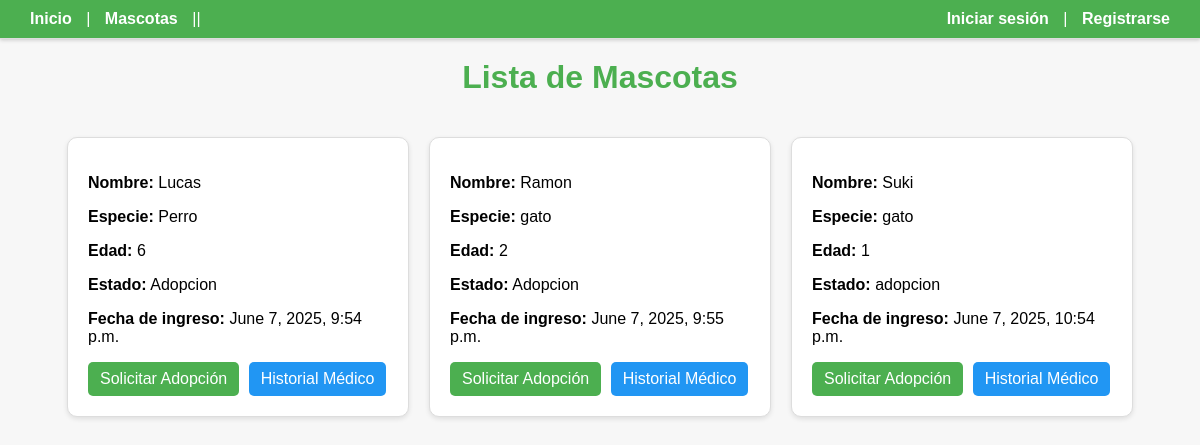
The page /listado_mascotas/ on the database as committed earlier.
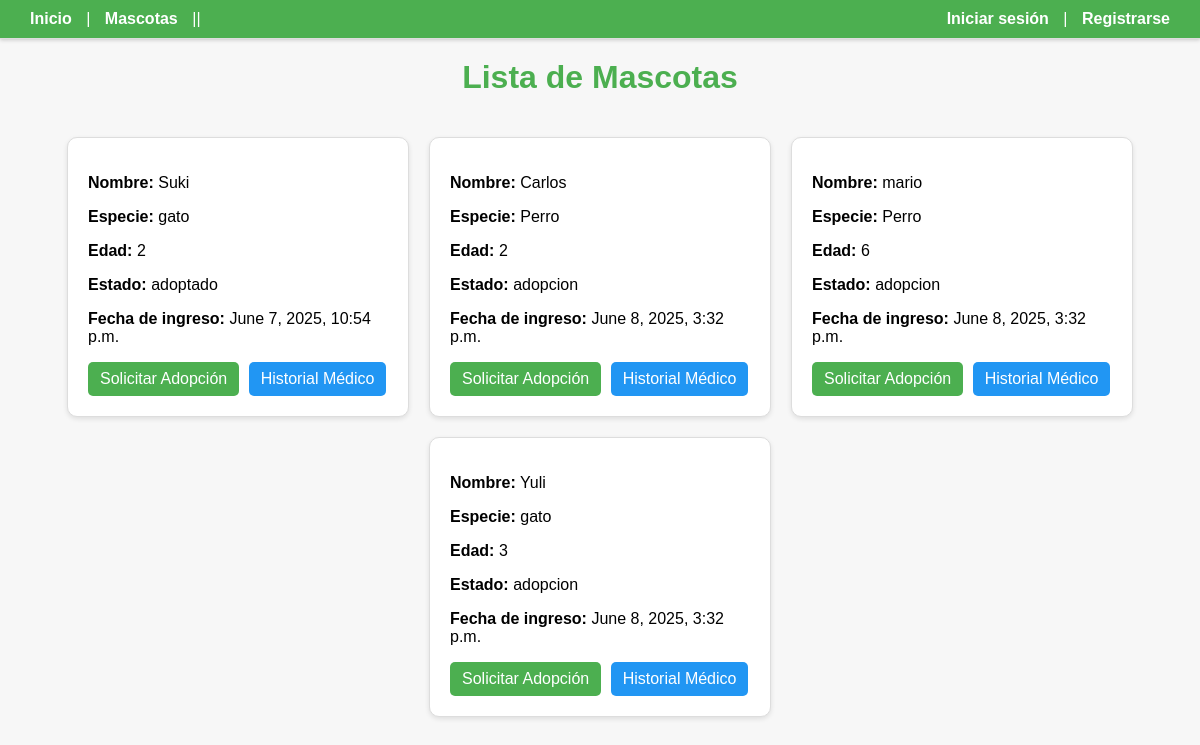
The same page on the database as committed later.
### Mascota/models.py (models this page shows, shortened)
class Mascota(models.Model):
    ESTADO_CHOICES = [
        ('adopcion', 'Adopción'),
        ('adoptado', 'Adoptado'),
    ]
    id = models.IntegerField(primary_key=True)
    nombre = models.CharField(max_length=100)
    especie = models.CharField(max_length=50)
    edad = models.CharField(max_length=100)
    estado = models.CharField(max_length=10,
        choices=ESTADO_CHOICES,
        default='adopcion')
    fecha_ingreso = models.DateTimeField(auto_now_add=True)

### Mascota/views.py (the view)
# urls.py: path('listado_mascotas/', views.listado_mascota, name='listado_mascota'),
def listado_mascota(request):
    macotas = Mascota.objects.all()
    return render(request,'Mascota/listado_mascota.html', {'mascotas':macotas})

### Mascota/templates/Mascota/listado_mascota.html (shortened to what this page needs)
{% extends "pagina/base.html" %}
{% block content %}
    <h1 style="text-align: center; color: #4CAF50; margin-top: 20px;">Lista de Mascotas</h1>
    <div style="display: flex; flex-wrap: wrap; justify-content: center; gap: 20px; padding: 20px;">
    {% for mascota in mascotas %}
        <div style="background: white; border: 1px solid #ddd; border-radius: 10px; padding: 20px; width: 300px; box-shadow: 0 2px 5px rgba(0,0,0,0.1);">
            <p><strong>Nombre:</strong> {{ mascota.nombre }}</p>
            <p><strong>Especie:</strong> {{ mascota.especie }}</p>
            <p><strong>Edad:</strong> {{ mascota.edad }}</p>
            <p><strong>Estado:</strong> {{ mascota.estado }}</p>
            <p><strong>Fecha de ingreso:</strong> {{ mascota.fecha_ingreso }}</p>
            <div style="margin-top: 10px;">
                <a href="{% url 'solicitar_adopcion' mascota.id %}" style="display: inline-block; padding: 8px 12px; background-color: #4CAF50; color: white; text-decoration: none; border-radius: 5px; margin-right: 5px;">Solicitar Adopción</a>
                <a href="{% url 'mascota' mascota.id %}" style="display: inline-block; padding: 8px 12px; background-color: #2196F3; color: white; text-decoration: none; border-radius: 5px;">Historial Médico</a>
            </div>
        </div>
    {% endfor %}
    </div>
{% endblock %}

### pagina/templates/pagina/base.html (shortened to what this page needs)
<!DOCTYPE html>
<html lang="es">
<head>
</head>
<body>
    <nav>
      <div style="float:left;">
        <a href="{% url 'inicio' %}">Inicio</a> |
        <a href="{% url 'listado_mascota' %}">Mascotas</a> |
      </div>|
      {% if user.is_authenticated %}
        {% if user.is_superuser %}
            <div style="float:left;">
              <a href="{% url 'listado_solicitud2' %}">Solicitudes</a>
            </div>
        {% else %}
            <div style="float:left;">
              <a href="{% url 'listado_solicitud' %}">Solicitudes</a>
            </div>
        {% endif %}
        <div style="float:right;">
          <a>Bienvenido {{ user.first_name }} {{ user.last_name }}</a> |
          <a href="{% url 'ver_perfil' %}">Ver Perfil</a>
          <a href="{% url 'logout' %}">Cerrar sesión</a>
        </div>
      {% else %}
        <div style="float:right;">
          <a href="{% url 'login' %}">Iniciar sesión</a> |
          <a href="{% url 'registro' %}">Registrarse</a>
        </div>
      {% endif %}
    </nav>
    <hr>
    {% block content %}
    {% endblock %}
</body>
</html>

### pagina/templates/pagina/base.html (style rules this page uses)
body { font-family: Arial, sans-serif; margin: 0; padding: 0; background-color: #f7f7f7; }
nav { background-color: #4CAF50; padding: 10px 20px; overflow: hidden; color: white; box-shadow: 0 2px 4px rgba(0,0,0,0.2); }
nav a { color: white; text-decoration: none; margin: 0 10px; font-weight: bold; }
hr { margin: 0; border: none; border-top: 1px solid #ddd; }

Rows that differ between the two databases and show on the page:
removed Mascota: nombre "Lucas", especie "Perro", edad "6", estado "Adopcion", fecha_ingreso "June 7, 2025, 9:54 p.m."
removed Mascota: nombre "Ramon", especie "gato", edad "2", estado "Adopcion", fecha_ingreso "June 7, 2025, 9:55 p.m."
changed Mascota "Suki": edad "1" → "2"; estado "adopcion" → "adoptado"
added Mascota: nombre "Carlos", especie "Perro", edad "2", estado "adopcion", fecha_ingreso "June 8, 2025, 3:32 p.m."
added Mascota: nombre "mario", especie "Perro", edad "6", estado "adopcion", fecha_ingreso "June 8, 2025, 3:32 p.m."
added Mascota: nombre "Yuli", especie "gato", edad "3", estado "adopcion", fecha_ingreso "June 8, 2025, 3:32 p.m."
